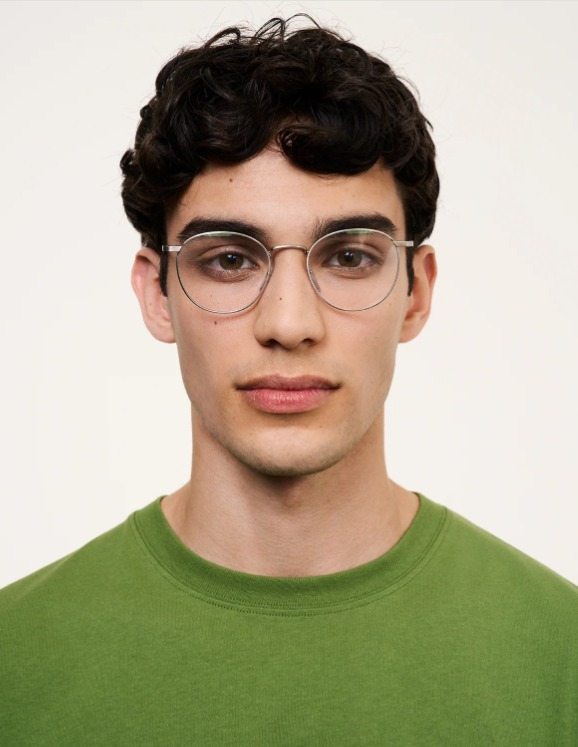
#> input picture images/1.jpeg, 578 x 747 px; its folder holds only this picture in this run
$ python main.py
#> lines starting #> are read from the running program, lines starting #| are printed output that depends on the picture
#!/usr/bin/env python3
"""
Aggressive Eyeglass Detection (No-Fail Edition)
----------------------------------------
Priorities:
1. Detection Rate > Aesthetics. (Find it even if it's messy).
2. Heavy Morphological Closing to connect broken frames.
3. Retry Mechanism: If strict parameters fail, retry with relaxed ones.
4. RETR_TREE: Look for inner frame boundaries if outer ones are lost.

Author: Senior CV Engineer (AI Assistant)
"""

import glob
import os
import shutil
import argparse
from pathlib import Path
import cv2
import numpy as np

# --- Configuration ---
INPUT_FOLDER = 'images'
OUTPUT_FOLDER = 'output'
DEBUG_FOLDER = 'debug'
FACE_CASCADE_PATH = 'haarcascades/haarcascade_frontalface_default.xml'

os.makedirs(OUTPUT_FOLDER, exist_ok=True)
os.makedirs(DEBUG_FOLDER, exist_ok=True)

# Global debug flag
DEBUG_MODE = False

def clear_output_dir():
    output_path = Path(OUTPUT_FOLDER)
    output_path.mkdir(parents=True, exist_ok=True)
    for item in output_path.iterdir():
        try:
            if item.is_file() or item.is_symlink():
                item.unlink()
            elif item.is_dir():
                shutil.rmtree(item)
        except OSError:
            pass

def load_face_cascade():
    face_path = Path(FACE_CASCADE_PATH)
    if not face_path.exists():
        face_path = Path(cv2.data.haarcascades) / 'haarcascade_frontalface_default.xml'
    return cv2.CascadeClassifier(str(face_path))

def find_frame_candidate(roi_gray, sensitivity='normal', debug_prefix=''):
    """
    Core detection logic with variable sensitivity.
    Returns: (best_contour, debug_info_dict)
    """
    debug_info = {
        'total_contours': 0,
        'filtered_by_area_min': 0,
        'filtered_by_area_max': 0,
        'filtered_by_aspect': 0,
        'filtered_by_position': 0,
        'candidates': 0
    }

    # 1. Ön İşleme
    # Bilateral filtre kenarları korur ama gürültüyü atar
    blurred = cv2.bilateralFilter(roi_gray, 9, 75, 75)

    # CLAHE ile kontrastı patlat (Koyu çerçeveleri ortaya çıkar)
    clip_limit = 2.0 if sensitivity == 'normal' else 4.0
    clahe = cv2.createCLAHE(clipLimit=clip_limit, tileGridSize=(8,8))
    enhanced = clahe.apply(blurred)

    # 2. Kenar Tespiti (Canny)
    # Hassas modda eşikleri düşür
    v = np.median(enhanced)
    sigma = 0.33 if sensitivity == 'normal' else 0.50 # Daha geniş aralık
    lower = int(max(0, (1.0 - sigma) * v))
    upper = int(min(255, (1.0 + sigma) * v))
    edges = cv2.Canny(enhanced, lower, upper)

    # 3. Morfolojik Kapatma (Boşluk Doldurma)
    # Çerçeve kırıksa birleştir. Yatay kernel kullanıyoruz.
    k_size = (3, 3) if sensitivity == 'normal' else (5, 5) # Hassas modda daha kalın birleştir
    kernel = cv2.getStructuringElement(cv2.MORPH_ELLIPSE, k_size)
    closed = cv2.morphologyEx(edges, cv2.MORPH_CLOSE, kernel, iterations=2)

    # DEBUG: Ara görüntüleri kaydet
    if DEBUG_MODE and debug_prefix:
        debug_path = Path(DEBUG_FOLDER)
        cv2.imwrite(str(debug_path / f"{debug_prefix}_1_blurred.png"), blurred)
        cv2.imwrite(str(debug_path / f"{debug_prefix}_2_enhanced.png"), enhanced)
        cv2.imwrite(str(debug_path / f"{debug_prefix}_3_edges.png"), edges)
        cv2.imwrite(str(debug_path / f"{debug_prefix}_4_closed.png"), closed)

    # 4. Kontur Arama
    # RETR_TREE: İç içe geçmiş her şeyi bul
    contours, _ = cv2.findContours(closed, cv2.RETR_TREE, cv2.CHAIN_APPROX_SIMPLE)
    debug_info['total_contours'] = len(contours)

    h_roi, w_roi = roi_gray.shape
    roi_area = h_roi * w_roi

    candidates = []

    # DEBUG: Konturları görselleştir
    debug_vis = None
    if DEBUG_MODE and debug_prefix:
        debug_vis = cv2.cvtColor(roi_gray, cv2.COLOR_GRAY2BGR)

    for cnt in contours:
        area = cv2.contourArea(cnt)
        x, y, w, h = cv2.boundingRect(cnt)
        aspect = float(w) / h if h > 0 else 0

        # --- FİLTRELER ---
        # Normal modda sıkı, gevşek modda toleranslı filtreler
        min_area_ratio = 0.05 if sensitivity == 'normal' else 0.02
        max_area_ratio = 0.60 if sensitivity == 'normal' else 0.80
        min_aspect = 0.8 if sensitivity == 'normal' else 0.5
        max_aspect = 4.0 if sensitivity == 'normal' else 6.0

        # DEBUG: Filtre takılma nedenlerini kaydet
        if area < roi_area * min_area_ratio:
            debug_info['filtered_by_area_min'] += 1
            if DEBUG_MODE and debug_vis is not None:
                cv2.rectangle(debug_vis, (x, y), (x+w, y+h), (0, 0, 255), 1)  # Kırmızı: çok küçük
            continue
        if area > roi_area * max_area_ratio:
            debug_info['filtered_by_area_max'] += 1
            if DEBUG_MODE and debug_vis is not None:
                cv2.rectangle(debug_vis, (x, y), (x+w, y+h), (255, 0, 255), 1)  # Magenta: çok büyük
            continue
        if not (min_aspect < aspect < max_aspect):
            debug_info['filtered_by_aspect'] += 1
            if DEBUG_MODE and debug_vis is not None:
                cv2.rectangle(debug_vis, (x, y), (x+w, y+h), (255, 165, 0), 1)  # Turuncu: aspect ratio
            continue

        # Konum Filtresi (Kaş Kontrolü)
        # Sadece çok bariz kaşları at (en tepedekiler)
        if y < h_roi * 0.05:
            debug_info['filtered_by_position'] += 1
            if DEBUG_MODE and debug_vis is not None:
                cv2.rectangle(debug_vis, (x, y), (x+w, y+h), (0, 255, 255), 1)  # Cyan: konum
            continue

        # Adayı kaydet (Alan büyüklüğüne göre)
        candidates.append((area, cnt))
        debug_info['candidates'] += 1
        if DEBUG_MODE and debug_vis is not None:
            cv2.rectangle(debug_vis, (x, y), (x+w, y+h), (0, 255, 0), 2)  # Yeşil: geçti

    # DEBUG: Görselleştirmeyi kaydet
    if DEBUG_MODE and debug_vis is not None and debug_prefix:
        cv2.imwrite(str(Path(DEBUG_FOLDER) / f"{debug_prefix}_5_contours_filtered.png"), debug_vis)

    # En büyük alanı döndür
    if candidates:
        candidates.sort(key=lambda x: x[0], reverse=True)
        return candidates[0][1], debug_info  # En iyi konturu döndür

    return None, debug_info

def process_single_eye_roi(roi_gray, roi_color, offset_x, offset_y, debug_prefix=''):
    if roi_gray.size == 0:
        return 0, {}

    # PLAN A: Normal Hassasiyet (Temiz görüntü arar)
    best_cnt, debug_info_normal = find_frame_candidate(roi_gray, sensitivity='normal', debug_prefix=f"{debug_prefix}_normal")

    # PLAN B: Eğer Plan A başarısızsa, "Aggressive Mode" aç (Daha toleranslı)
    debug_info_relaxed = {}
    if best_cnt is None:
        best_cnt, debug_info_relaxed = find_frame_candidate(roi_gray, sensitivity='relaxed', debug_prefix=f"{debug_prefix}_relaxed")

    if best_cnt is not None:
        # Şekli düzgünleştirmek için Convex Hull (Lastik Bant) kullan
        # Bu, kırık parçaları birleştirip bütün bir çerçeve gibi gösterir
        hull = cv2.convexHull(best_cnt)

        contour_offset = hull + [offset_x, offset_y]

        # Çizim (Cyan, Kalınlık 2)
        cv2.drawContours(roi_color, [contour_offset], -1, (255, 255, 0), 2)

        # DEBUG: Birleştirilmiş debug bilgisi
        combined_debug = {
            'mode_used': 'normal' if debug_info_relaxed.get('total_contours', 0) == 0 else 'relaxed',
            'normal': debug_info_normal,
            'relaxed': debug_info_relaxed
        }
        return 1, combined_debug

    # DEBUG: Başarısız durumda da bilgi döndür
    combined_debug = {
        'mode_used': 'failed',
        'normal': debug_info_normal,
        'relaxed': debug_info_relaxed
    }
    return 0, combined_debug

def process_image(img_path, face_cascade):
#> called with img_path = 'images/1.jpeg'
    input_path = Path(img_path)
    filename = input_path.name
    img = cv2.imread(str(input_path))
#> img is the input picture: shape (747, 578, 3); mean B, G, R 140.9, 167.2, 173.2

    if img is None: return

    # Standart boyutlandırma
    if img.shape[1] > 1000:
        scale = 1000 / img.shape[1]
        img = cv2.resize(img, None, fx=scale, fy=scale)

    gray = cv2.cvtColor(img, cv2.COLOR_BGR2GRAY)
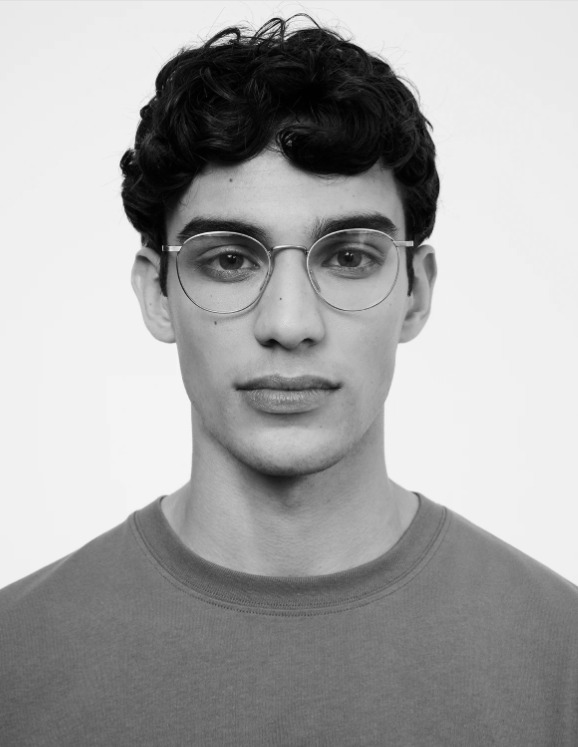
#> gray: shape (747, 578); min 0, max 249, mean 166

    # Yüz Tespiti
    faces = face_cascade.detectMultiScale(gray, 1.1, 5)
#> faces = [[109, 118, 358, 358]]

    # Fallback: Yüz bulunamazsa
    if len(faces) == 0:
        h, w = img.shape[:2]
        faces = [[int(w*0.25), int(h*0.2), int(w*0.5), int(h*0.6)]]

    # En büyük yüz
    if len(faces) > 0:
         faces = sorted(faces, key=lambda f: f[2] * f[3], reverse=True)

    total_hulls = 0
    all_debug_info = []

    for face_idx, (fx, fy, fw, fh) in enumerate(faces):
        # Göz Şeridi - Çerçevelerin alt kısmını da yakalamak için daha aşağıya genişletildi
        roi_y_start = int(fy + fh * 0.15)  # Biraz yukarıdan başla
        roi_y_end = int(fy + fh * 0.65)    # %55'ten %65'e çıkarıldı (çerçeve altını yakalamak için)
        roi_x_mid = int(fx + fw / 2)

        coords = [
            (fx, roi_y_start, roi_x_mid, roi_y_end, fx, roi_y_start, 'left'),      # SOL
            (roi_x_mid, roi_y_start, fx+fw, roi_y_end, roi_x_mid, roi_y_start, 'right') # SAĞ
        ]

        for (x1, y1, x2, y2, off_x, off_y, side) in coords:
            y1=max(0, y1); y2=min(gray.shape[0], y2)
            x1=max(0, x1); x2=min(gray.shape[1], x2)

            roi_g = gray[y1:y2, x1:x2]

            # ROI çok küçükse atla (Hata önleyici)
            if roi_g.size == 0 or roi_g.shape[0] < 10 or roi_g.shape[1] < 10:
                continue

            # DEBUG: Prefix oluştur
            debug_prefix = f"{input_path.stem}_face{face_idx}_{side}" if DEBUG_MODE else ""

            hulls_found, debug_info = process_single_eye_roi(roi_g, img, off_x, off_y, debug_prefix)
            total_hulls += hulls_found

            if DEBUG_MODE:
                debug_info['side'] = side
                debug_info['face_idx'] = face_idx
                all_debug_info.append(debug_info)
#> this loop made 1 pass
#> (face_idx, fx, fy, fw, fh, roi_y_start, roi_y_end, roi_x_mid) on pass 1: (0, 109, 118, 358, 358, 171, 350, 288)
#> pass 1, in find_frame_candidate, `blurred = cv2.bilateralFilter(roi_gray, 9, 75, 75)`:
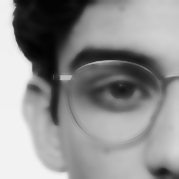
#> blurred: shape (179, 179); min 3, max 242, mean 143.6
#> pass 1, in find_frame_candidate, `enhanced = clahe.apply(blurred)`:
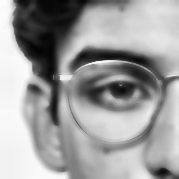
#> enhanced: shape (179, 179); min 4, max 253, mean 157.2
#> pass 1, in find_frame_candidate, `edges = cv2.Canny(enhanced, lower, upper)`:
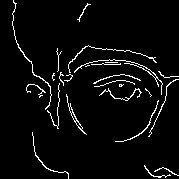
#> edges: shape (179, 179); 4.2% white in thin lines or dots
#> pass 1, in find_frame_candidate, `closed = cv2.morphologyEx(edges, cv2.MORPH_CLOSE, kernel, iterations=2)`:
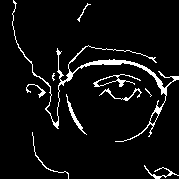
#> closed: shape (179, 179); 5.7% white in thin lines or dots
#> after the loop:
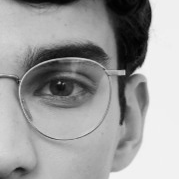
#> roi_g: shape (179, 179); min 1, max 245, mean 157
#> after the loop, all_debug_info = []; total_hulls = 2

    output_path = Path(OUTPUT_FOLDER) / f"{input_path.stem}_aggressive{input_path.suffix}"
    cv2.imwrite(str(output_path), img)
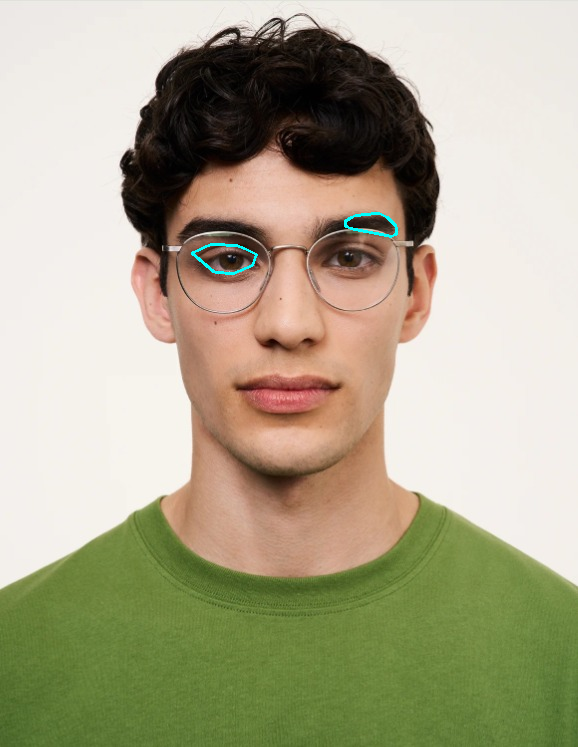
#> saved as 1_aggressive.jpeg: shape (747, 578, 3); mean B, G, R 141.3, 167.5, 172.9

    if total_hulls > 0:
        print(f"[BASARILI] {filename} -> {total_hulls} çerçeve bulundu.")
#| [BASARILI] 1.jpeg -> 2 çerçeve bulundu.
    else:
        print(f"[UYARI] {filename} -> Tüm denemelere rağmen bulunamadı.")

    # DEBUG: Detaylı bilgi yazdır
    if DEBUG_MODE and all_debug_info:
        print(f"  [DEBUG] {filename} detayları:")
        for idx, dbg in enumerate(all_debug_info):
            mode = dbg.get('mode_used', 'unknown')
            normal = dbg.get('normal', {})
            relaxed = dbg.get('relaxed', {})
            side = dbg.get('side', 'unknown')

            print(f"    {side.upper()} göz (Face {dbg.get('face_idx', 0)}):")
            print(f"      Mod: {mode}")
            if normal.get('total_contours', 0) > 0:
                print(f"      Normal mod: {normal['total_contours']} kontur bulundu")
                print(f"        - Alan min filtresi: {normal['filtered_by_area_min']}")
                print(f"        - Alan max filtresi: {normal['filtered_by_area_max']}")
                print(f"        - Aspect ratio filtresi: {normal['filtered_by_aspect']}")
                print(f"        - Konum filtresi: {normal['filtered_by_position']}")
                print(f"        - Geçen adaylar: {normal['candidates']}")
            if relaxed.get('total_contours', 0) > 0:
                print(f"      Relaxed mod: {relaxed['total_contours']} kontur bulundu")
                print(f"        - Alan min filtresi: {relaxed['filtered_by_area_min']}")
                print(f"        - Alan max filtresi: {relaxed['filtered_by_area_max']}")
                print(f"        - Aspect ratio filtresi: {relaxed['filtered_by_aspect']}")
                print(f"        - Konum filtresi: {relaxed['filtered_by_position']}")
                print(f"        - Geçen adaylar: {relaxed['candidates']}")

def main():
    global DEBUG_MODE

    parser = argparse.ArgumentParser(description='Aggressive Eyeglass Detection Pipeline')
    parser.add_argument('--debug', action='store_true',
                       help='Enable debug mode: save intermediate images and detailed logs')
    parser.add_argument('--gui', action='store_true',
                       help='Launch Tkinter GUI for interactive color-based detection')
    args = parser.parse_args()

    DEBUG_MODE = args.debug

    # GUI Mode
    if args.gui:
        try:
            import sys
            from pathlib import Path
            # Add src directory to path for imports
            src_dir = Path(__file__).parent
            if str(src_dir) not in sys.path:
                sys.path.insert(0, str(src_dir))

            # Use OpenCV-based GUI (more reliable, no Tkinter dependency)
            from gui_opencv import OpenCVColorPicker
            print("🎨 OpenCV GUI başlatılıyor...")
            app = OpenCVColorPicker()
            app.run()
        except ImportError as e:
            print(f"\n[HATA] GUI modülü bulunamadı: {e}")
            print("\nAlternatif: Batch modu kullanın:")
            print("  python3 src/main.py")
        except Exception as e:
            print(f"\n[HATA] GUI başlatılamadı: {e}")
            print("\nAlternatif: Batch modu kullanın:")
            print("  python3 src/main.py")
        return

    if DEBUG_MODE:
        print("--- Starting AGGRESSIVE DETECTION Pipeline (DEBUG MODE) ---")
        print(f"[DEBUG] Debug görüntüleri '{DEBUG_FOLDER}/' klasörüne kaydedilecek.")
    else:
        print("--- Starting AGGRESSIVE DETECTION Pipeline ---")

    try:
        face_cascade = load_face_cascade()
    except Exception as e:
        print(f"[FATAL] {e}")
        return

    clear_output_dir()

    # DEBUG klasörünü de temizle
    if DEBUG_MODE:
        debug_path = Path(DEBUG_FOLDER)
        if debug_path.exists():
            for item in debug_path.iterdir():
                try:
                    if item.is_file():
                        item.unlink()
                except OSError:
                    pass

    image_files = []
    for ext in ['*.jpg', '*.jpeg', '*.png', '*.webp']:
        image_files.extend(glob.glob(os.path.join(INPUT_FOLDER, ext)))

    if not image_files:
        print(f"[WARN] '{INPUT_FOLDER}/' klasöründe resim bulunamadı.")
        return

    print(f"Toplam {len(image_files)} resim işlenecek...\n")

    for img_path in image_files:
        process_image(img_path, face_cascade)

    print("\n--- Bitti ---")
    if DEBUG_MODE:
        print(f"[DEBUG] Detaylı görüntüler '{DEBUG_FOLDER}/' klasöründe.")

if __name__ == "__main__":
    main()
